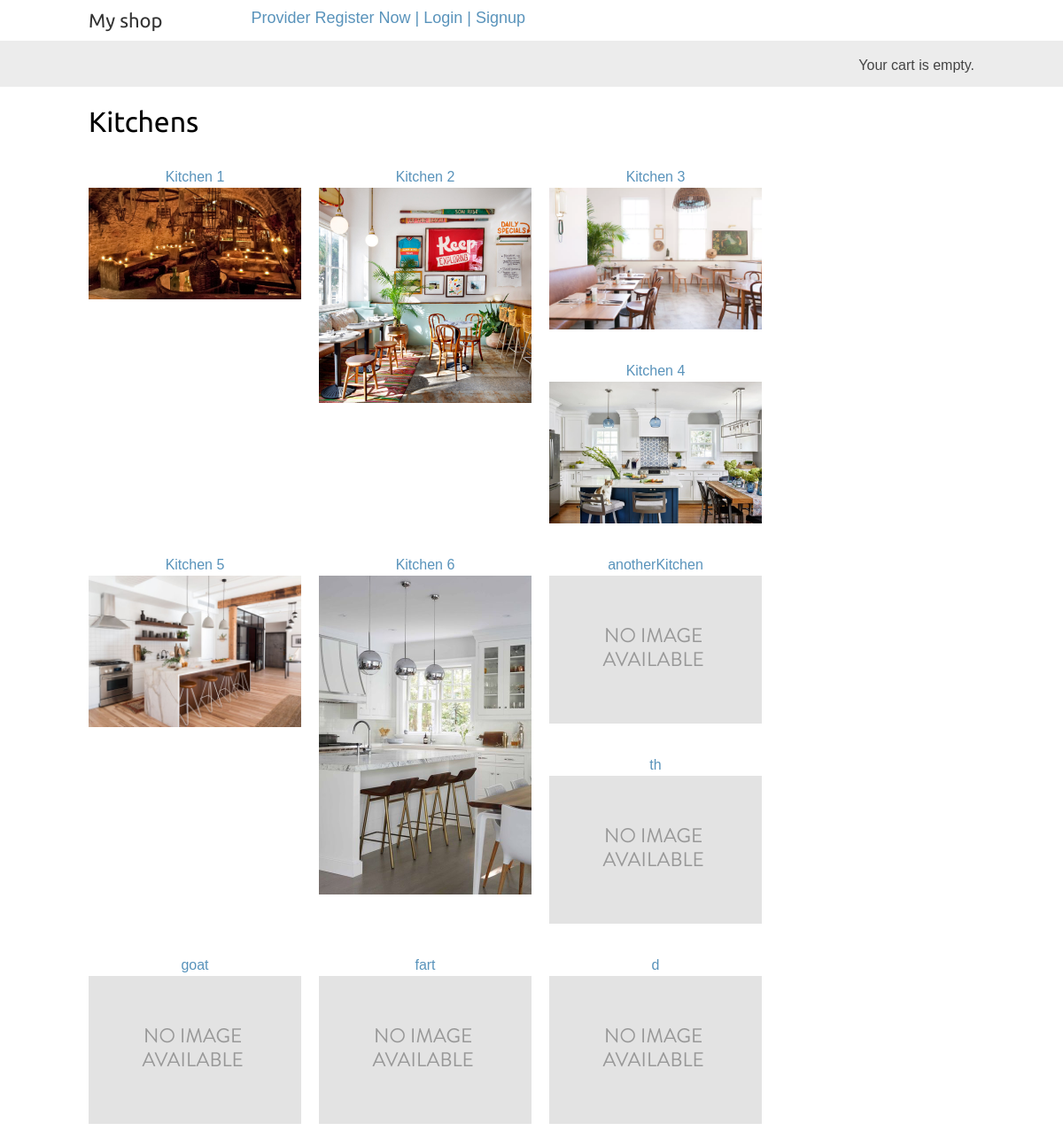
The page /user/ on the database as committed earlier.
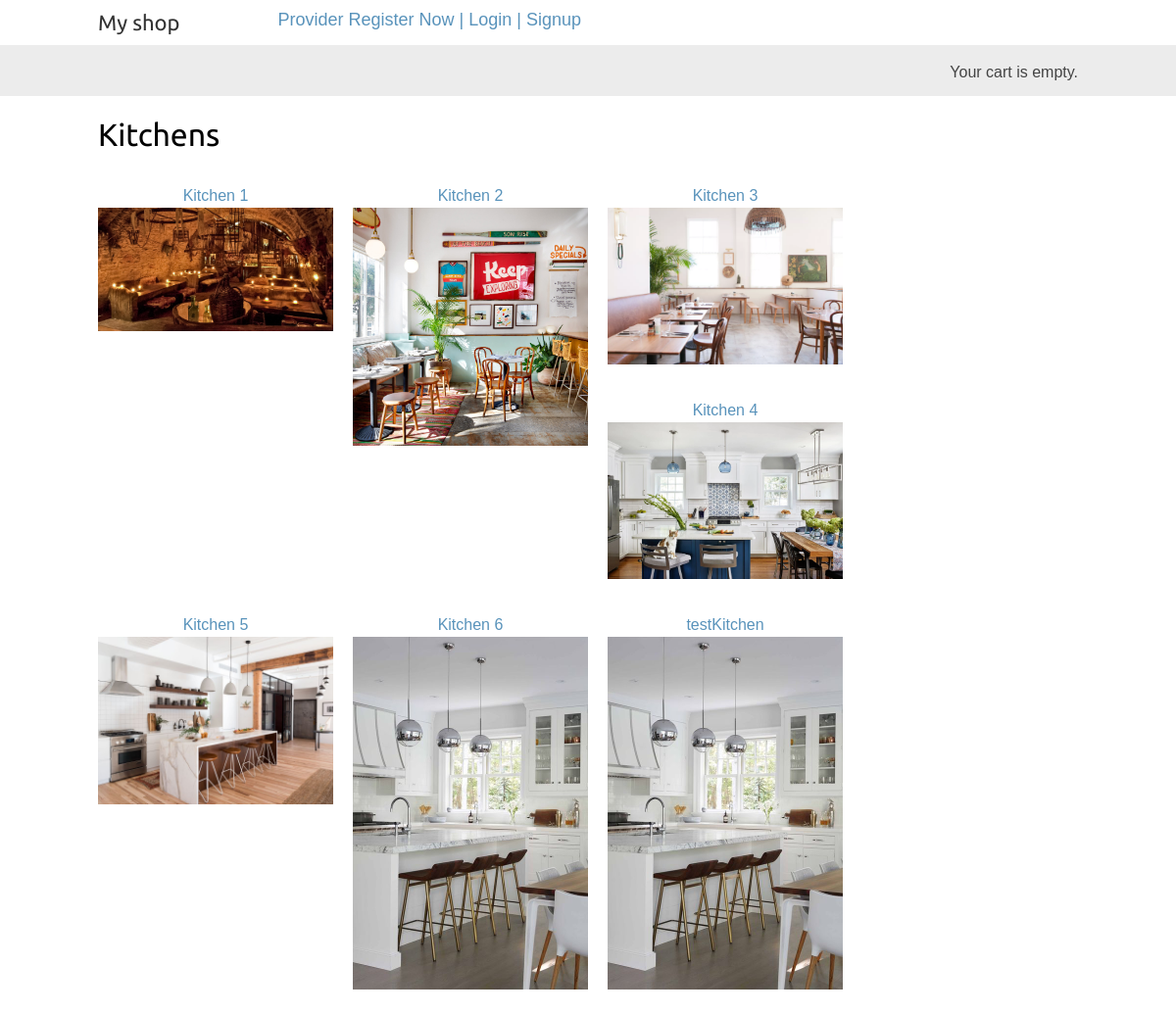
The same page on the database as committed later.
### serviceProviderApp/models.py (models this page shows, shortened)
class Kitchen2Register(models.Model):
    name = models.CharField(max_length=200, db_index=True)
    email=models.CharField(max_length=50)
    image = models.ImageField(upload_to='kitchens/',blank=True)
    description = models.TextField(blank=True)
    menu = models.ManyToManyField(menuItem)
    TIMES_TO_WORK = [
        ('Tm1','8:00'),
        ('Tm2','8:30'),
        ('Tm3','9:00'),
        ('Tm4','9:30'),
        ('Tm5','10:00'),
        ('Tm6', '10:30'),
        ('Tm7', '11:00'),
        ('Tm8', '11:30'),
        ('Tm9', '12:00'),
        ('Tm10', '12:30'),
        ('Tm11', '13:00'),
        ('Tm12', '13:30'),
        ('Tm13', '14:00'),
        ('Tm14', '14:30'),
        ('Tm15', '15:00'),
        ('Tm16', '15:30'),
        ('Tm17', '16:00'),
        ('Tm18', '16:30'),
        ('Tm19', '17:00'),
    ]
    monday = models.BooleanField(default=False)
    mondayStartTime = models.CharField(max_length=4,choices=TIMES_TO_WORK,default='Tm1',)
    mondayEndTime = models.CharField(max_length=4, choices=TIMES_TO_WORK, default='Tm19', )
    tuesday=models.BooleanField(default=False)
    tuesdayStartTime = models.CharField(max_length=4, choices=TIMES_TO_WORK, default='Tm1', )
    tuesdayEndTime = models.CharField(max_length=4, choices=TIMES_TO_WORK, default='Tm19', )
    wednesday = models.BooleanField(default=False)
    wednesdayStartTime = models.CharField(max_length=4, choices=TIMES_TO_WORK, default='Tm1', )
    wednesdayEndTime = models.CharField(max_length=4, choices=TIMES_TO_WORK, default='Tm19', )
    thursday = models.BooleanField(default=False)
    thursdayStartTime = models.CharField(max_length=4, choices=TIMES_TO_WORK, default='Tm1', )
    thursdayEndTime = models.CharField(max_length=4, choices=TIMES_TO_WORK, default='Tm19', )
    friday = models.BooleanField(default=False)
    fridayStartTime = models.CharField(max_length=4, choices=TIMES_TO_WORK, default='Tm1', )
    fridayEndTime = models.CharField(max_length=4, choices=TIMES_TO_WORK, default='Tm19', )
    saturday = models.BooleanField(default=False)
    saturdayStartTime = models.CharField(max_length=4, choices=TIMES_TO_WORK, default='Tm1', )
    saturdayEndTime = models.CharField(max_length=4, choices=TIMES_TO_WORK, default='Tm19', )
    sunday = models.BooleanField(default=False)
    sundayStartTime = models.CharField(max_length=4, choices=TIMES_TO_WORK, default='Tm1', )
    sundayEndTime = models.CharField(max_length=4, choices=TIMES_TO_WORK, default='Tm19', )
    def get_absolute_url(self):
        return reverse('userModule:kitchen_detail', args=[self.id])

### userModule/views.py (the view)
def kitchen_list(request):
    k = Kitchen2Register.objects.all() #filter(available=True)
    cart = Cart(request)
    return render(request, 'userModule/kitchen_list.html',{'kitchens':k,'cart':cart})

### cart/cart.py (called while the page is built)
    def __len__(self):
        return sum(item['quantity'] for item in self.cart.values())

### userModule/templates/userModule/kitchen_list.html (shortened to what this page needs)
{% extends "myApp/base.html" %}
{% load static %}
{% block content %}
    <div id="main" class="product-list">
        <h1>Kitchens</h1>
        {% for k in kitchens %}
            <div class="item">
                <a href="{{ k.get_absolute_url }}">{{ k.name }}</a><br>
                <div class="img">
                    <a href="{{ k.get_absolute_url }}">
                        <img src="{% if k.image %}{{ k.image.url }}{% else %}{% static "img/no_image.png" %}{% endif %}">
                    </a>
                </div>
            </div>
        {% endfor %}
    </div>
{% endblock %}

### myApp/templates/myApp/base.html (shortened to what this page needs)
{% load static %}
<!DOCTYPE html>
<html>
<head>
    <link href="{% static "css/base.css" %}" rel="stylesheet">
</head>
<body>
    <div id="header">
        <a href="/" class="logo">My shop</a>
        <a href="{% url 'serviceProviderApp:providersignup' %}" class="serviceProvider">Provider Register Now | </a>
        {% if user.is_authenticated %}
            <a href="{% url 'userModule:logout' %}">Logout | </a>
            You Are Logged in as: {{ user.username }}
        {% else %}
            <a href="{% url 'userModule:login' %}">Login | </a>
            <a href="{% url 'userModule:signup' %}">Signup</a>
        {% endif %}
    </div>
    <div id="subheader">
        <div class="cart">
            {% with total_items=cart|length %}
                {% if cart|length > 0 %}
                    Your cart:
                    <a href="{% url "cart:cart_detail" %}">
                        {{ total_items }} item{{ total_items|pluralize }}, ${{ cart.get_total_price }}
                    </a>
                {% else %}
                    Your cart is empty.
                {% endif %}
            {% endwith %}
        </div>
    </div>
    <div id="content">
        {% block content %}
        {% endblock %}
    </div>
</body>
</html>

### userModule/static/css/base.css (style rules this page uses)
body { margin:0; padding:0; font-family:helvetica, sans-serif; }
h1, h2, h3, h4, h5 , h6 { font-family: 'Ubuntu', sans-serif; font-weight:normal; }
a { text-decoration:none; color:#5993bb; }
#header { padding:10px 100px; font-size:18px; overflow:auto; }
#subheader { background:#ececec; color:#444; padding:15px 100px; overflow:auto; }
#header .logo { font-family: 'Ubuntu', sans-serif; float:left; color:#333; font-size:22px; margin-right:10%; }
#subheader .cart { float:right; padding-top:4px; }
#content { padding:0 100px; overflow:hidden; }
#main { float:left; width: 96%; margin-right:-220px; overflow:hidden; }
.product-list .item { width:25%; padding:10px 20px 10px 0; float:left; text-align:center; line-height:1.5; }
.product-list .item img { width:100%; margin-bottom:8px; }

Rows that differ between the two databases and show on the page:
removed Kitchen2Register: name "anotherKitchen"
removed Kitchen2Register: name "th"
removed Kitchen2Register: name "goat"
removed Kitchen2Register: name "fart"
removed Kitchen2Register: name "d"
added Kitchen2Register: name "testKitchen", image (picture)
